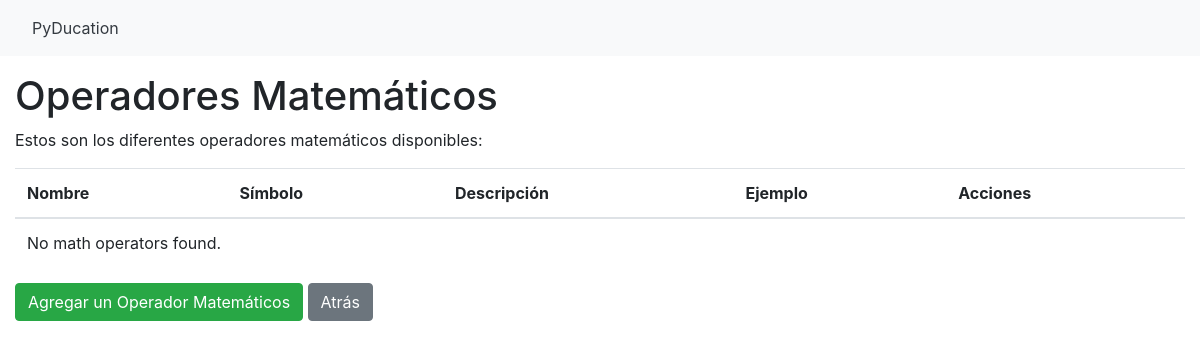
/math_operators/, run on an earlier commit of the app's database.
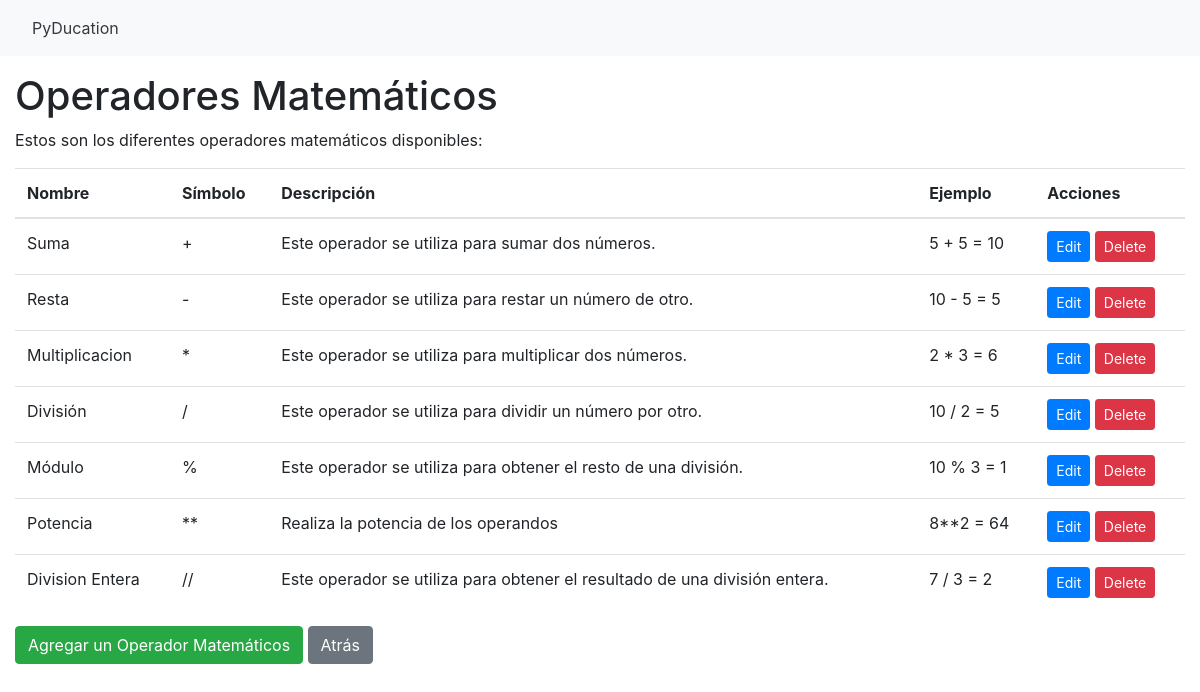
And on a later commit of the database.
### blog/models.py (models this page shows, shortened)
class MathOperator(models.Model):
    name = models.CharField(max_length=50)
    symbol = models.CharField(max_length=10)
    description = models.TextField()
    example = models.CharField(max_length=50, blank=True, null=True)

### blog/views.py (the view)
# urls.py: path('math_operators/', MathOperatorListView.as_view(), name='math_operator_list'),
class MathOperatorListView(ListView):
    model = MathOperator
    template_name = 'math_operators/math_operator_list.html'
    context_object_name = 'math_operators'

### PyDucation/templates/math_operators/math_operator_list.html
{% extends 'PyDucation/base.html' %}
{% block content %}
  <h1>Operadores Matemáticos</h1>
  <p>Estos son los diferentes operadores matemáticos disponibles:</p>
  <table class="table">
    <thead>
      <tr>
        <th>Nombre</th>
        <th>Símbolo</th>
        <th>Descripción</th>
        <th>Ejemplo</th>
        <th>Acciones</th>
      </tr>
    </thead>
    <tbody>
      {% for math_operator in math_operators %}
      <tr>
        <td>{{ math_operator.name }}</td>
        <td>{{ math_operator.symbol }}</td>
        <td>{{ math_operator.description }}</td>
        <td>{{ math_operator.example }}</td>
        <td>
          <a href="{% url 'math_operator_update' math_operator.pk %}" class="btn btn-primary btn-sm">Edit</a>
          <a href="{% url 'math_operator_delete' math_operator.pk %}" class="btn btn-danger btn-sm">Delete</a>
        </td>
      </tr>
      {% empty %}
      <tr>
        <td colspan="5">No math operators found.</td>
      </tr>
      {% endfor %}
    </tbody>
  </table>
  <a href="{% url 'math_operator_create' %}" class="btn btn-success">Agregar un Operador Matemáticos</a>
  <a href="{% url 'pyducation' %}" class="btn btn-secondary">Atrás</a>
{% endblock %}

### PyDucation/templates/PyDucation/base.html (shortened to what this page needs)
<!DOCTYPE html>
<html lang="en">
<head>
    <link rel="stylesheet" href="https://stackpath.bootstrapcdn.com/bootstrap/4.3.1/css/bootstrap.min.css"
>
    <link rel="stylesheet" href="https://cdnjs.cloudflare.com/ajax/libs/font-awesome/5.15.1/css/all.min.css"
 />
</head>
<body>
    <nav class="navbar navbar-expand-lg navbar-light bg-light">
        {% if user.is_authenticated %}
            <a class="nav-link text-dark mr-auto" href="{% url 'pyducation' %}">PyDucation</a>
            <a class="nav-link text-dark" href="{% url 'data_type_list' %}">Tipos de Datos</a>
            <a class="nav-link text-dark" href="{% url 'math_operator_list' %}">Operadores Matemáticos</a>
        {% else %}
            <a class="nav-link text-dark mr-auto" href="{% url 'home' %}">PyDucation</a>
        {% endif %}
    </nav>
    <div class="container-fluid mt-3">
        {% block content %}{% endblock %}
    </div>

What changed in the data, as far as the page shows it:
added MathOperator: name "Suma", symbol "+", description "Este operador se utiliza para sumar dos números.", example "5 + 5 = 10"
added MathOperator: name "Resta", symbol "-", description "Este operador se utiliza para restar un número de otro.", example "10 - 5 = 5"
added MathOperator: name "Multiplicacion", symbol "*", description "Este operador se utiliza para multiplicar dos números.", example "2 * 3 = 6"
added MathOperator: name "División", symbol "/", description "Este operador se utiliza para dividir un número por otro.", example "10 / 2 = 5"
added MathOperator: name "Módulo", symbol "%", description "Este operador se utiliza para obtener el resto de una división.", example "10 % 3 = 1"
added MathOperator: name "Potencia", symbol "**", description "Realiza la potencia de los operandos", example "8**2 = 64"
added MathOperator: name "Division Entera", symbol "//", description "Este operador se utiliza para obtener el resultado de una división entera.", example "7 / 3 = 2"
Also different on the page:
text no longer shown: "No math operators found."
